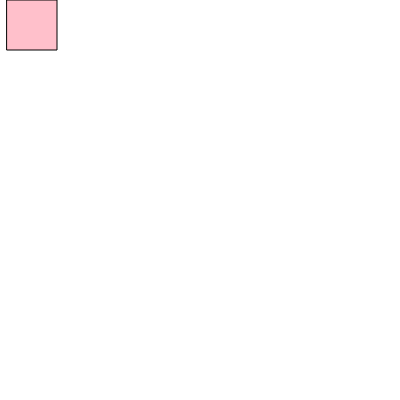
Frame 1 (no input)
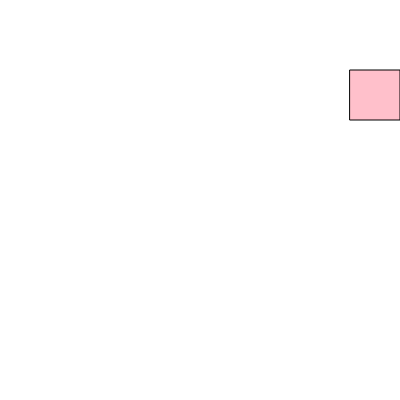
Frame 60 (no input)
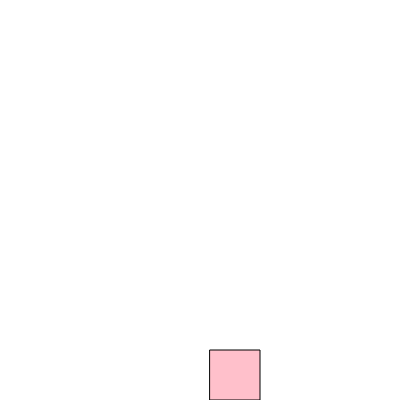
Frame 120 (the mouse pressed at the canvas centre since frame 60)

The p5.js sketch that drew these frames (run headless with seeded random() and noise() and a simulated clock; from frame 60 on, the mouse is pressed at the canvas centre):

// p5.js sketch
// ── sketch.js
// Square Moving Around Screen
// Vijeta Thakur
// September 19th 2024
//
// Extra for Experts:
// - describe what you did to take this project "above and beyond"


let x = 0
let y = 0
let size = 50
let speed = 7
let state = "right";
function setup() {
  createCanvas(400, 400);
}

function draw() {
  background(255);
  moveSquare();
  displaySquare();
}

function moveSquare(){
    // if (x+=speed;){
    //   x+=speed;}
    // else{
    //   y+=speed;}
  
  if (state === "right"){
    x+=speed;
    if (x>= width -size){
      state = "down";
    }
  }
  else if (state === "down"){
    y+=speed;
    if (y>=height-size){
      state = "left";
    }
  }
  
  else if (state === "left"){
    x-=speed;
    if (x<=0){
      state = "up";}
  }
  else if (state === "up"){
    y -= speed;
    if (y<=0){
      state = "right"
    }
    
  }
}

function displaySquare(){
  fill("pink");
  square(x,y,size)}
